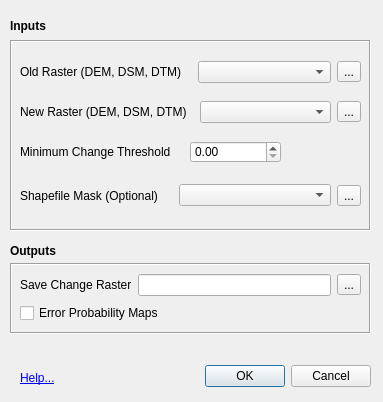
<?xml version="1.0" encoding="UTF-8"?>
<ui version="4.0">
 <class>ThreeDChangeDetectionDialogBase</class>
 <widget class="QDialog" name="ThreeDChangeDetectionDialogBase">
  <property name="enabled">
   <bool>true</bool>
  </property>
  <property name="geometry">
   <rect>
    <x>0</x>
    <y>0</y>
    <width>383</width>
    <height>402</height>
   </rect>
  </property>
  <property name="cursor">
   <cursorShape>PointingHandCursor</cursorShape>
  </property>
  <property name="windowTitle">
   <string>ThreeDChangeDetection</string>
  </property>
  <widget class="QDialogButtonBox" name="button_box">
   <property name="geometry">
    <rect>
     <x>30</x>
     <y>360</y>
     <width>341</width>
     <height>32</height>
    </rect>
   </property>
   <property name="orientation">
    <enum>Qt::Horizontal</enum>
   </property>
   <property name="standardButtons">
    <set>QDialogButtonBox::Cancel|QDialogButtonBox::Ok</set>
   </property>
  </widget>
  <widget class="QLabel" name="label_7">
   <property name="geometry">
    <rect>
     <x>20</x>
     <y>370</y>
     <width>55</width>
     <height>16</height>
    </rect>
   </property>
   <property name="text">
    <string>&lt;html&gt;&lt;head/&gt;&lt;body&gt;&lt;p&gt;&lt;a href=&quot;https://github.com/hasan9206/3DChangeDetection-QGIS3_Plugin/wiki&quot;&gt;&lt;span style=&quot; text-decoration: underline; color:#0000ff;&quot;&gt;Help...&lt;/span&gt;&lt;/a&gt;&lt;/p&gt;&lt;/body&gt;&lt;/html&gt;</string>
   </property>
   <property name="openExternalLinks">
    <bool>true</bool>
   </property>
  </widget>
  <widget class="QFrame" name="frame">
   <property name="enabled">
    <bool>true</bool>
   </property>
   <property name="geometry">
    <rect>
     <x>10</x>
     <y>40</y>
     <width>361</width>
     <height>191</height>
    </rect>
   </property>
   <property name="autoFillBackground">
    <bool>false</bool>
   </property>
   <property name="styleSheet">
    <string notr="true">color: rgb(0, 0, 0);
alternate-background-color: rgb(170, 170, 255);</string>
   </property>
   <property name="frameShape">
    <enum>QFrame::Box</enum>
   </property>
   <property name="frameShadow">
    <enum>QFrame::Sunken</enum>
   </property>
   <widget class="QWidget" name="layoutWidget">
    <property name="geometry">
     <rect>
      <x>10</x>
      <y>60</y>
      <width>341</width>
      <height>24</height>
     </rect>
    </property>
    <layout class="QHBoxLayout" name="horizontalLayout_2">
     <item>
      <widget class="QLabel" name="label_2">
       <property name="text">
        <string>New Raster (DEM, DSM, DTM)  </string>
       </property>
      </widget>
     </item>
     <item>
      <widget class="QComboBox" name="newdem_list"/>
     </item>
     <item>
      <widget class="QToolButton" name="newlib">
       <property name="text">
        <string>...</string>
       </property>
      </widget>
     </item>
    </layout>
    <zorder>newlib</zorder>
    <zorder>label_2</zorder>
    <zorder>newdem_list</zorder>
   </widget>
   <widget class="QWidget" name="layoutWidget">
    <property name="geometry">
     <rect>
      <x>10</x>
      <y>20</y>
      <width>341</width>
      <height>24</height>
     </rect>
    </property>
    <layout class="QHBoxLayout" name="horizontalLayout">
     <item>
      <widget class="QLabel" name="label">
       <property name="text">
        <string>Old Raster (DEM, DSM, DTM)   </string>
       </property>
      </widget>
     </item>
     <item>
      <widget class="QComboBox" name="olddem_list"/>
     </item>
     <item>
      <widget class="QToolButton" name="oldlib">
       <property name="text">
        <string>...</string>
       </property>
      </widget>
     </item>
    </layout>
    <zorder>oldlib</zorder>
    <zorder>label</zorder>
    <zorder>olddem_list</zorder>
   </widget>
   <widget class="QWidget" name="layoutWidget">
    <property name="geometry">
     <rect>
      <x>10</x>
      <y>100</y>
      <width>261</width>
      <height>24</height>
     </rect>
    </property>
    <layout class="QHBoxLayout" name="horizontalLayout_3">
     <item>
      <widget class="QLabel" name="label_3">
       <property name="text">
        <string>Minimum Change Threshold    </string>
       </property>
      </widget>
     </item>
     <item>
      <widget class="QDoubleSpinBox" name="min_thrs"/>
     </item>
    </layout>
   </widget>
   <widget class="QWidget" name="layoutWidget">
    <property name="geometry">
     <rect>
      <x>10</x>
      <y>140</y>
      <width>341</width>
      <height>31</height>
     </rect>
    </property>
    <layout class="QHBoxLayout" name="horizontalLayout_4">
     <item>
      <widget class="QLabel" name="label_5">
       <property name="text">
        <string>Shapefile Mask (Optional)   </string>
       </property>
      </widget>
     </item>
     <item>
      <widget class="QComboBox" name="structure_list"/>
     </item>
     <item>
      <widget class="QToolButton" name="load_structures">
       <property name="text">
        <string>...</string>
       </property>
      </widget>
     </item>
    </layout>
    <zorder>structure_list</zorder>
    <zorder>label_5</zorder>
    <zorder>load_structures</zorder>
   </widget>
  </widget>
  <widget class="QLabel" name="label_9">
   <property name="geometry">
    <rect>
     <x>10</x>
     <y>240</y>
     <width>81</width>
     <height>21</height>
    </rect>
   </property>
   <property name="font">
    <font>
     <pointsize>9</pointsize>
     <weight>75</weight>
     <bold>true</bold>
    </font>
   </property>
   <property name="text">
    <string>Outputs</string>
   </property>
  </widget>
  <widget class="QLabel" name="label_8">
   <property name="geometry">
    <rect>
     <x>10</x>
     <y>10</y>
     <width>71</width>
     <height>31</height>
    </rect>
   </property>
   <property name="font">
    <font>
     <pointsize>9</pointsize>
     <weight>75</weight>
     <bold>true</bold>
    </font>
   </property>
   <property name="text">
    <string>Inputs</string>
   </property>
  </widget>
  <widget class="QFrame" name="frame_2">
   <property name="enabled">
    <bool>true</bool>
   </property>
   <property name="geometry">
    <rect>
     <x>10</x>
     <y>263</y>
     <width>361</width>
     <height>71</height>
    </rect>
   </property>
   <property name="frameShape">
    <enum>QFrame::Box</enum>
   </property>
   <property name="frameShadow">
    <enum>QFrame::Sunken</enum>
   </property>
   <widget class="QCheckBox" name="error_enable">
    <property name="geometry">
     <rect>
      <x>10</x>
      <y>40</y>
      <width>161</width>
      <height>20</height>
     </rect>
    </property>
    <property name="text">
     <string>Error Probability Maps</string>
    </property>
   </widget>
   <widget class="QWidget" name="layoutWidget">
    <property name="geometry">
     <rect>
      <x>10</x>
      <y>10</y>
      <width>341</width>
      <height>24</height>
     </rect>
    </property>
    <layout class="QHBoxLayout" name="horizontalLayout_5">
     <item>
      <widget class="QLabel" name="label_4">
       <property name="text">
        <string>Save Change Raster</string>
       </property>
      </widget>
     </item>
     <item>
      <widget class="QLineEdit" name="outDEM"/>
     </item>
     <item>
      <widget class="QToolButton" name="saveDEM">
       <property name="text">
        <string>...</string>
       </property>
      </widget>
     </item>
    </layout>
    <zorder>outDEM</zorder>
    <zorder>label_4</zorder>
    <zorder>saveDEM</zorder>
   </widget>
  </widget>
  <zorder>frame_2</zorder>
  <zorder>frame</zorder>
  <zorder>button_box</zorder>
  <zorder>label_7</zorder>
  <zorder>label_9</zorder>
  <zorder>label_8</zorder>
 </widget>
 <resources/>
 <connections>
  <connection>
   <sender>button_box</sender>
   <signal>accepted()</signal>
   <receiver>ThreeDChangeDetectionDialogBase</receiver>
   <slot>accept()</slot>
   <hints>
    <hint type="sourcelabel">
     <x>20</x>
     <y>20</y>
    </hint>
    <hint type="destinationlabel">
     <x>20</x>
     <y>20</y>
    </hint>
   </hints>
  </connection>
  <connection>
   <sender>button_box</sender>
   <signal>rejected()</signal>
   <receiver>ThreeDChangeDetectionDialogBase</receiver>
   <slot>reject()</slot>
   <hints>
    <hint type="sourcelabel">
     <x>20</x>
     <y>20</y>
    </hint>
    <hint type="destinationlabel">
     <x>20</x>
     <y>20</y>
    </hint>
   </hints>
  </connection>
 </connections>
</ui>
